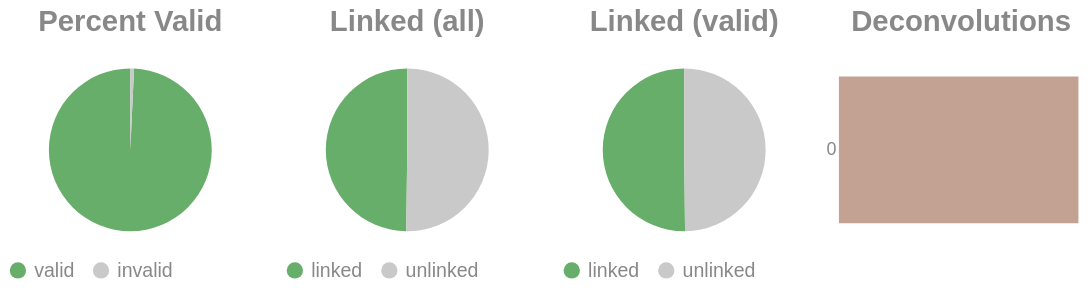

The notebook cell this image was saved under:
### Code cell
if SKIPLR:
    pass
else:
    clash = Counter()
    for i in valids['molecule'].to_list():
        _mol = i.split("-")
        if len(_mol) == 1:
            clash.update('0')
        else:
            clash.update(_mol[-1])

    _d = {"deconvolutions": [], 'count': []}
    for k,v in clash.items():
        _d['deconvolutions'].append(k)
        _d['count'].append(v)

    tot_valid = valids['reads'].sum()
    mask = valids['reads'] >= 2
    n_linked_reads = valids.filter(mask)['reads'].sum()
    if n_linked_reads == 0:
        print_html("No linked molecules (>=2 reads) were detected; skipping linked-only distributions.")
        SKIPLR = True
    else:
        perc_valid = round(tot_valid / n_reads, 4)
        linked_perc_abs = round(n_linked_reads / n_reads, 4)
        linked_perc = round(n_linked_reads / tot_valid, 4)

    _valid = pl.DataFrame({"valids": ['valid', 'invalid'], "count": [tot_valid, n_reads - tot_valid]})
    _linked_abs = pl.DataFrame({"linked (absolute)": ['linked', 'unlinked'], "count": [n_linked_reads, n_reads - n_linked_reads]})
    _linked_rel = pl.DataFrame({"linked (valids)": ['linked', 'unlinked'], "count": [n_linked_reads, tot_valid - n_linked_reads]})

    (
        alt.hconcat(
            piechart(_valid, goodval = 'valid', title = "Percent Valid"),
            piechart(_linked_abs, goodval = "linked", title =  "Linked (all)"),
            piechart(_linked_rel, goodval = "linked", title =  "Linked (valid)"),
            convolutionbar(pl.DataFrame(_d), title = "Deconvolutions"),
            center = True,
            bounds = 'flush'
        )
        .resolve_scale(color='independent')
        .resolve_legend('independent')
        .properties(usermeta={'embedOptions': {"actions": False}})
    ).display()

### Figure 1 — Vega-Lite specification as saved in the notebook (floating-point values rounded to 4 significant figures)
{"width": "container", "height": 400, "config": {"title": {"anchor": "start", "dy": -15, "fontSize": 18, "color": "#888888", "subtitleColor": "#888888", "subtitleFontSize": 14}, "arc": {"fill": "#0072B2"}, "axis": {"domainColor": "#888888", "domainWidth": 0.5, "gridWidth": 0.2, "grid": false, "titleFontWeight": 400, "titleFontSize": 15, "labelFontSize": 11, "labelColor": "#888888", "tickColor": "#888888", "tickWidth": 0.2, "titleColor": "#888888"}, "axisBand": {"grid": false}, "axisX": {"grid": true, "tickSize": 10, "domainCap": "round"}, "axisY": {"domain": false, "grid": true, "tickSize": 0, "domainCap": "round"}, "background": "transparent", "header": {"labelFontSize": 15, "labelColor": "#888888", "titleFontSize": 15, "titleFontWeight": 600, "titleColor": "#888888"}, "legend": {"labelFont": "sans-serif", "labelFontSize": 12, "labelColor": "#888888", "symbolSize": 100, "symbolType": "circle", "titleFontSize": 12, "titlePadding": 10, "titleColor": "#888888", "title": null}, "range": {"category": ["#E69F00", "#56B4E9", "#009E73", "#F0E442", "#0072B2", "#D55E00", "#CC79A7", "#000000"], "diverging": ["#cfe8f3", "#a2d4ec", "#73bfe2", "#46abdb", "#1696d2", "#12719e"]}, "area": {"fill": "#0072B2", "fillOpacity": 0.7, "line": true, "strokeOpacity": 0.7}, "line": {"color": "#0072B2", "stroke": "#0072B2", "strokeWidth": 2}, "trail": {"color": "#0072B2", "stroke": "#0072B2", "strokeWidth": 0, "size": 1}, "point": {"filled": true, "fillOpacity": 1.0, "size": 95}, "text": {"color": "#888888", "fontSize": 11, "align": "right", "fontWeight": 400, "size": 11}, "bar": {"fill": "#0072B2", "stroke": null}, "view": {"stroke": null, "continuousWidth": 660, "continuousHeight": 400}}, "hconcat": [{"data": {"name": "data-0563e647dfe8e2ce352f055d6cea6b18"}, "mark": {"type": "arc"}, "encoding": {"color": {"field": "valids", "legend": {"orient": "bottom", "title": null}, "scale": {"domain": ["valid", "invalid"], "range": ["#68ae6b", "#C9C9C9"]}, "title": "Valids", "type": "nominal"}, "theta": {"field": "count", "type": "quantitative"}, "tooltip": [{"field": "valids", "title": "Valids", "type": "ordinal"}, {"field": "percent", "format": ".2%", "title": "Percent", "type": "quantitative"}, {"field": "count", "title": "Count", "type": "quantitative"}]}, "height": 100, "title": {"text": "Percent Valid", "align": "center", "anchor": "middle"}, "transform": [{"calculate": "datum.count / 4205774", "as": "percent"}], "width": 150}, {"data": {"name": "data-9f12b5a8c989dad7496343bbf4188ead"}, "mark": {"type": "arc"}, "encoding": {"color": {"field": "linked (absolute)", "legend": {"orient": "bottom", "title": null}, "scale": {"domain": ["linked", "unlinked"], "range": ["#68ae6b", "#C9C9C9"]}, "title": "Linked (Absolute)", "type": "nominal"}, "theta": {"field": "count", "type": "quantitative"}, "tooltip": [{"field": "linked (absolute)", "title": "Linked (Absolute)", "type": "ordinal"}, {"field": "percent", "format": ".2%", "title": "Percent", "type": "quantitative"}, {"field": "count", "title": "Count", "type": "quantitative"}]}, "height": 100, "title": {"text": "Linked (all)", "align": "center", "anchor": "middle"}, "transform": [{"calculate": "datum.count / 4205774", "as": "percent"}], "width": 150}, {"data": {"name": "data-68bf234f642601a285abdc9ee0a682a4"}, "mark": {"type": "arc"}, "encoding": {"color": {"field": "linked (valids)", "legend": {"orient": "bottom", "title": null}, "scale": {"domain": ["linked", "unlinked"], "range": ["#68ae6b", "#C9C9C9"]}, "title": "Linked (Valids)", "type": "nominal"}, "theta": {"field": "count", "type": "quantitative"}, "tooltip": [{"field": "linked (valids)", "title": "Linked (Valids)", "type": "ordinal"}, {"field": "percent", "format": ".2%", "title": "Percent", "type": "quantitative"}, {"field": "count", "title": "Count", "type": "quantitative"}]}, "height": 100, "title": {"text": "Linked (valid)", "align": "center", "anchor": "middle"}, "transform": [{"calculate": "datum.count / 4175043", "as": "percent"}], "width": 150}, {"data": {"name": "data-024fb0cb6a5a2a528f78d11dd23a2df3"}, "mark": {"type": "bar"}, "encoding": {"color": {"field": "deconvolutions", "legend": null, "scale": {"scheme": "lightgreyred"}, "type": "nominal"}, "tooltip": [{"field": "deconvolutions", "title": "Deconvolutions", "type": "ordinal"}, {"field": "percent", "format": ".2%", "title": "Percent", "type": "quantitative"}, {"field": "count", "title": "Count", "type": "quantitative"}], "x": {"axis": null, "field": "count", "type": "quantitative"}, "y": {"field": "deconvolutions", "sort": "ascending", "title": null, "type": "nominal"}}, "height": 100, "title": {"text": "Deconvolutions", "align": "center", "anchor": "middle"}, "transform": [{"calculate": "datum.count / 2744345", "as": "percent"}], "width": 150}], "bounds": "flush", "center": true, "resolve": {"legend": {"angle": "independent"}, "scale": {"color": "independent"}}, "usermeta": {"embedOptions": {"actions": false}}, "$schema": "https://vega.github.io/schema/vega-lite/v6.1.0.json", "datasets": {"data-0563e647dfe8e2ce352f055d6cea6b18": [{"valids": "valid", "count": 4175043}, {"valids": "invalid", "count": 30731}], "data-9f12b5a8c989dad7496343bbf4188ead": [{"linked (absolute)": "linked", "count": 2094578}, {"linked (absolute)": "unlinked", "count": 2111196}], "data-68bf234f642601a285abdc9ee0a682a4": [{"linked (valids)": "linked", "count": 2094578}, {"linked (valids)": "unlinked", "count": 2080465}], "data-024fb0cb6a5a2a528f78d11dd23a2df3": [{"deconvolutions": "0", "count": 2744345}]}}
